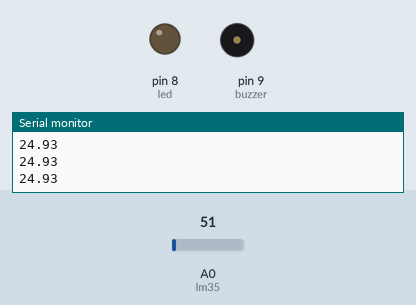
This sketch was run on a simulated Arduino Uno, built with avr-gcc and run on an emulated ATmega328P. On the bench: output pins drawn as LEDs (lit = HIGH), buzzer (waves = sounding, pin HIGH), the last lines printed to the serial monitor. Dashed ring = blinking. The inputs (shaded band) are chosen by the test bench; at power-on: A0 (lm35) = 51.

Above: at 1.2 s.
1.3 s: A0 (lm35) set to 63
At 1.55 s:
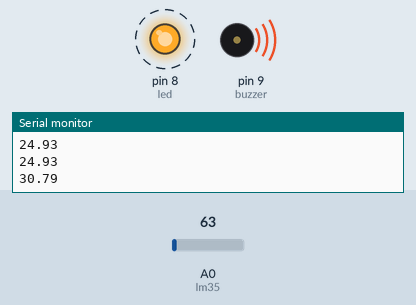
4.3 s: A0 (lm35) set to 30
At 5.5 s:
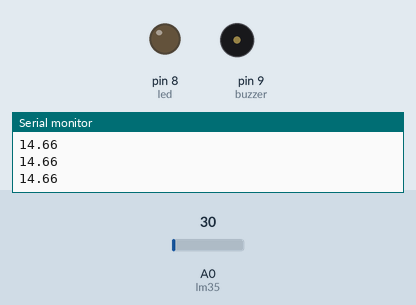
5.8 s: A0 (lm35) set to 61
At 6.11 s:
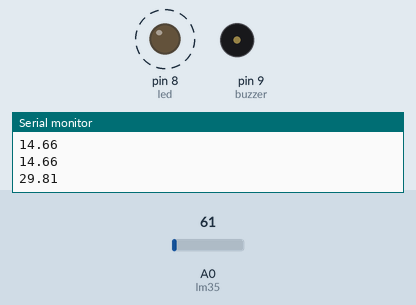
8.8 s: A0 (lm35) set to 15
At 8.8 s:
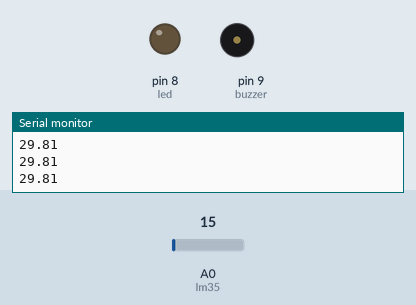
Timing chart, 0 to 11.3 s (numbered marks = the images above; inputs shaded):
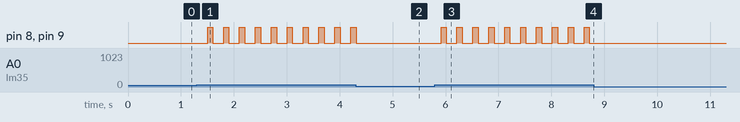

Measured:
- the behaviour switches between 59 and 60 on A0 (lm35) (found by bisection; images 0 and 1)
- after the input at 1.3 s, pin 8 (led), pin 9 (buzzer): alternates HIGH for 0.10 s and LOW for 0.20 s, starting after 0.20 s
- after the input at 4.3 s, pin 8 (led), pin 9 (buzzer): goes on until 4.3 s, then stays LOW
- after the input at 5.8 s, pin 8 (led), pin 9 (buzzer): alternates HIGH for 0.10 s and LOW for 0.20 s, starting after 0.11 s
- after the input at 8.8 s, pin 8 (led), pin 9 (buzzer): stops changing and stays LOW

The sketch:

lm35.ino
```cpp
#define lm35 A0
#define led 8
#define buzzer 9

int lm35_value = 0;
int time = 100;
float temperature_voltage = 0;
float temperature = 0;


void setup() {
  pinMode(led, OUTPUT);
  pinMode(buzzer, OUTPUT);
  Serial.begin(9600);
}

void loop() {
  lm35_value = analogRead(lm35);
  temperature_voltage = (5000.0/1023.0) * lm35_value;
  temperature = temperature_voltage / 10.0;
  Serial.println(temperature);
  delay(time);

  if(temperature >= 29) {
    digitalWrite(led, HIGH);
    digitalWrite(buzzer, HIGH);
    delay(time);
    digitalWrite(led, LOW);
    digitalWrite(buzzer, LOW);
    delay(time);
    } else {
    digitalWrite(led, LOW);
    digitalWrite(buzzer, LOW);
    delay(time);
  }

}
```
